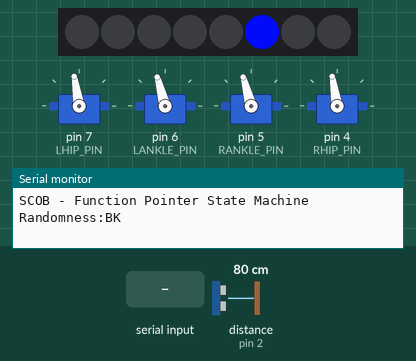
This sketch was run on a simulated Arduino Uno, built with avr-gcc and run on an emulated ATmega328P. Parts: 4 × servo, 8 RGB LEDs in strip order, left to right, the last lines printed to the serial monitor. The test bench sets the inputs (shaded band); at power-on: distance to the obstacle (sensor on pin 2) 80 cm. The echo pulse lasts 58.3 µs per cm; dim RGB values are drawn brighter than linear; random numbers use the default seed unless the sketch sets one.

Above: at 5.7 s.
5.8 s: "!\n" received over Serial
At 5.89 s:
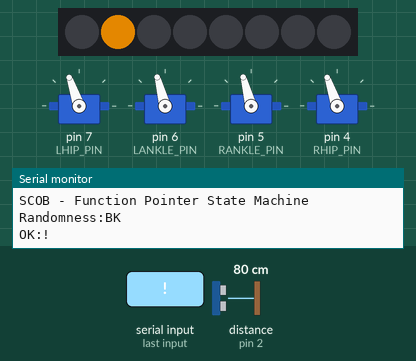
7.5 s: "BK 1\n" received over Serial
At 9.77 s:
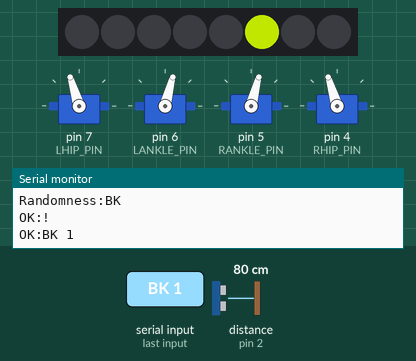
10.0 s: distance to the obstacle (sensor on pin 2) set to 2 cm
11.9 s: "BK\n" received over Serial
At 12.05 s:
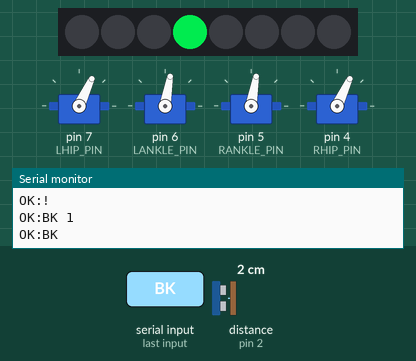
14.9 s: "BK 150\n" received over Serial
At 16.26 s:
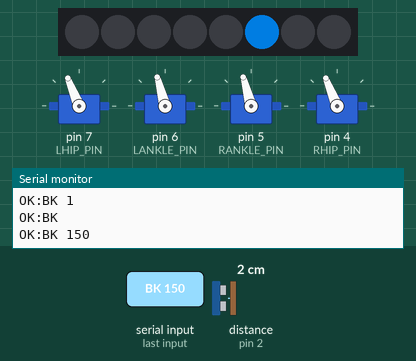
17.9 s: distance to the obstacle (sensor on pin 2) set to 120 cm
At 20.07 s:
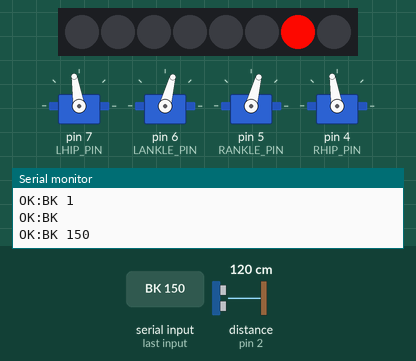
Timing chart, 0 to 25.1 s (numbered marks = the images above; inputs shaded):
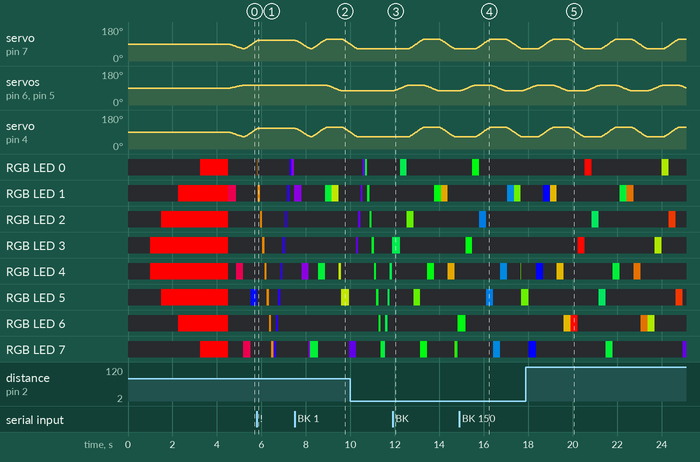

The sketch:

SCOB_fpsm.ino
```cpp
/*
  This is an attempt write a "function pointer state machine" based on the article
  here : http://hackaday.com/2015/09/04/embed-with-elliot-practical-state-machines/

  The state machine works perfectly well and is quite elegant if you hold SCOB off
  the floor and move your hand backwards and forwards in front of the sonar sensor.
  However because the sonar senor moves all over the place as SCOB moves around
  on the floow the distance readins are all over the shop and so the states don't
  really work very well...
*/

#include <EEPROM.h>
#include <Servo.h>
#include <HC_SR04.h>
#include <FastLED.h>

#include <SimpleBezier.h>
#include <ServoAnimator.h>
#include <ScobEeprom.h>
#include <CommandQueue.h>

#include "Config.h"
#include "Animations.h"
#include "Sequences.h"

ServoAnimator anim(NUM_JOINTS);
HC_SR04 sonar(TRIGGER_PIN, ECHO_PIN, ECHO_INT);
unsigned long nextSonarPing = 0;
#define SONAR_DELAY 500

CRGB leds[NUM_LEDS];   // The pixels
CRGB (&refleds)[NUM_LEDS] = leds; // refleds is a reference to the pixels
StartUpSequence seqStart(refleds);
ScannerSequence seqScanner(refleds);
RetreatSequence seqRetreat(refleds);
AdvanceSequence seqAdvance(refleds);
unsigned long sequenceTimer;

CommandQueue cmdQ(COMMAND_QUEUE_LENGTH);
String cmd;  // cmd received over serial - builds up char at a time

struct ScobState
{
  unsigned int range;
  void (*activity)(void);
  Sequence *mouthAnim;
};

ScobState state;

void setup() {
  Serial.begin(9600);
  Serial.println("SCOB - Function Pointer State Machine");

  // load servo centers from EEPROM
  ScobEeprom::loadConfig(NUM_JOINTS, servoCenters);

  // init servos
  for (uint8_t i=0; i<NUM_JOINTS; i++) {
      anim.initServo(i, servoPins[i], servoCenters[i]);
  }

  // init sonar
  sonar.begin();

  // init state
  state.range = 100;
  state.activity = activity_explore;
  state.mouthAnim = &seqScanner;

  // inital pose
  anim.setAnimation(stand);

  // Setup Neopixel library
  FastLED.addLeds<NEOPIXEL, DATA_PIN>(leds, NUM_LEDS);
  FastLED.clear();
  FastLED.show();

  // Show startup LEDS
  seqStart.runSync();
  // Start main mouth animation
  state.mouthAnim->init();
  FastLED.show();
}

void loop() {
  // keep animations running
  anim.update();

  // run LED animations
  if (millis() - sequenceTimer > state.mouthAnim->delayMs) {
    state.mouthAnim->next();
    FastLED.show();
    sequenceTimer = millis();
  }

  // keep sonar state updated
  if (nextSonarPing < millis()) {
    //Serial.println(state.range);
    sonar.start();
    nextSonarPing = millis() + SONAR_DELAY;
  } else if (sonar.isFinished()) {
    state.range = (3 * state.range + sonar.getRange()) / 4;
  }

  // Parse Logo commands from Serial
  if (Serial.available()) {
    char c = toupper(Serial.read());
    if (c == '\r' || c == '\n') {  // if found a line end
      if (cmd != "") {  // check the command isn't blank
        if (cmdQ.isFull()) {
          Serial.println("BUSY");
        } else {
          parseCommand(cmd);
          Serial.println("OK:" + cmd);
          do_commandMode();
        }

        // reset the command buffer
        cmd = "";
      }
    } else {
      cmd += c;  // append the character onto the command buffer
    }
  }

  // continue with current activity
  state.activity();
}

static void parseCommand(String c) {
    // parse and queue/insert
    uint8_t cmdType = 0xff;

    // check for urgent commands
    boolean doNow = false;
    if (c[0] == '!') {
        doNow = true;
        c = c.substring(1);
    }

    // parse the command type
    for (int i = 0; i < sizeof(anims) / sizeof(anims[0]); i++)
      if (c.startsWith(anims[i].cmd))
        cmdType = anims[i].cmdType;

    if (cmdType != 0xff) {
      // already matches an animation
    } else if (c.startsWith("BK")) {
        cmdType = CMD_BK;
    }

    // give up if command not recognised
    if (cmdType == 0xff) return;

    // lose the command name, keep the parameters
    int sp = c.indexOf(' ');
    if (sp > -1) {
        c = c.substring(sp+1);
    } else {
        c = "";
    }

    // insert/queue the command
    if (doNow) {
        anim.stop();  // stop the bot
        cmdQ.insert(c, cmdType);  // insert the new command at the head of the command queue
    } else {
        cmdQ.enqueue(c, cmdType);
    }
}

static void doCommand(COMMAND *c)
{
    if (c == NULL) return;

    // Parse out parameter values
    int sp = c->cmd.indexOf(' ');
    float f1 = 0;
    float f2 = 0;
    if (sp > -1) {
        f1 = c->cmd.substring(0,sp).toFloat();
        f2 = c->cmd.substring(sp+1).toFloat();
    } else {
        f1 = c->cmd.toFloat();
    }

    // Handle the animation commands that can be "auto" processed
    if (c->cmdType <= MAX_ANIM_CMD) {
      for (int i = 0; i < sizeof(anims) / sizeof(anims[0]); i++) {
        if (anims[i].cmdType == c->cmdType) {
          anim.setAnimation(anims[i]);
          anim.setRepeatCount(f1);
          return;
        }
      }
    }

    // Handle all the other commands that can't be dealt with by the "auto" process
    switch(c->cmdType) {
        case CMD_BK:
            anim.setAnimation(walkForward, true);
            anim.setRepeatCount(f1);
            break;
    }
}

void do_commandMode()
{
  if (state.activity != activity_commandMode) {
    anim.stop();
    state.activity = activity_commandMode;
    state.mouthAnim = &seqScanner;
    state.mouthAnim->init();
    FastLED.show();
  }
}

void activity_commandMode() {
  static unsigned long lastCommandEnd = 0;

  // Do commands
  if (!anim.isBusy()) {
    if (lastCommandEnd == 0) lastCommandEnd = millis();

    if (!cmdQ.isEmpty()) {
      // next command
      doCommand(cmdQ.dequeue());
      lastCommandEnd = 0;
    }
    else if (millis() - lastCommandEnd > 10000) {
      // exit command mode after 10s of no more commands
      do_explore();
    }
  }
}

#define DIST_TOO_CLOSE        10
#define DIST_CLOSE_ENOUGH     12
#define DIST_INTERESTING      20
#define DIST_NOTHING_TO_SEE   40

void do_explore()
{
  anim.stop();
  state.activity = activity_explore;
  state.mouthAnim = &seqScanner;
  state.mouthAnim->init();
  FastLED.show();
}

// Randomly move around until we detect something
void activity_explore()
{
  // Make some moves
  if (!anim.isBusy()) {
    int r = random(-10, MAX_ANIM_CMD);
    Serial.print("Randomness:");
    anim.setSpeed(1);
    if (r < -5) {
      anim.setAnimation(walkForward);
      Serial.println("FD");
    } else if (r < 0) {
      anim.setAnimation(walkForward, true);
      Serial.println("BK");
    } else {
      anim.setAnimation(anims[r]);
      Serial.println(anims[r].cmd);
    }
  }

  // Check state and possibly take action
  if (state.range > DIST_INTERESTING && state.range < DIST_NOTHING_TO_SEE) {
    Serial.println("That looks interesting...");
    do_advance();
  } else if (state.range < DIST_TOO_CLOSE) {
    Serial.println("Whoa, too close!");
    do_retreat();
  }
}

void do_advance()
{
  anim.stop();
  state.activity = activity_advance;
  state.mouthAnim = &seqAdvance;
  state.mouthAnim->init();
  FastLED.show();
}

void activity_advance()
{
  static int movesMade;

  // Make some moves
  if (!anim.isBusy()) {
    anim.setSpeed(1);
    anim.setAnimation(walkForward);
    movesMade++;
  }

  // Check state and possibly take action
  if (movesMade > 1) {
    if (state.range > DIST_TOO_CLOSE && state.range < DIST_CLOSE_ENOUGH) {
      Serial.println("Found you!");
      movesMade = 0;
      do_explore();
    } else if (state.range > DIST_NOTHING_TO_SEE) {
      Serial.println("Where'd you go?");
      movesMade = 0;
      do_explore();
    }
  }
  if (state.range < DIST_TOO_CLOSE) {
    Serial.println("Whoa, too close!");
    movesMade = 0;
    do_retreat();
  }
}

void do_retreat()
{
  state.activity = activity_retreat;
  anim.stop();
  state.mouthAnim = &seqRetreat;
  state.mouthAnim->init();
  FastLED.show();
}

void activity_retreat()
{
  static int movesMade;

  // Make some moves
  if (!anim.isBusy()) {
    anim.setSpeed(2);
    anim.setAnimation(walkForward, true); // reverse!
    movesMade++;
  }

  // Check state and possible take action
  if (movesMade > 4) {
    if (state.range > DIST_NOTHING_TO_SEE) {
      Serial.println("Safe now");
      movesMade = 0;
      do_explore();
    }
  }
}
```

Animations.h
```cpp
// Motion patterns - joint angles relative to center
const byte standKeyFrames[1][NUM_JOINTS] = {
  {0, 0, 0, 0}
};
const unsigned long standDurations[1] = {1000};
ANIMATION stand {
  "ST", CMD_ST, 1, (byte *) &standKeyFrames, (unsigned long*)&standDurations
};

const byte walkForwardKeyframes[4][NUM_JOINTS] = {
  {-25,-15,-15,-25},
  {25,-15,-15,25},
  {25,15,15,25},
  {-25,15,15,-25}
};
const unsigned long walkForwardDurations[4] = {700,700,700,700};
ANIMATION walkForward {
  "FD", CMD_FD, 4, (byte *) &walkForwardKeyframes, (unsigned long*)&walkForwardDurations
};

const byte turnLeftKeyframes[8][NUM_JOINTS] = {
  {0, -15, -15, 0},
  {30, -15, -15, 0},
  {30, 15, 15, 0},
  {30, 15, 15, 25},
  {0, 15, 15, 25},
  {0, -15, -15, 25},
  {0, -15, -15, 0},
  {0, 0, 0, 0}
};
const unsigned long turnLeftDurations[8] = {400,400,400,400,400,400,400,400};
ANIMATION turnLeft {
  "LT", CMD_LT, 8, (byte *) &turnLeftKeyframes, (unsigned long*)&turnLeftDurations
};

const byte turnRightKeyframes[8][NUM_JOINTS] = {
  {0, -15, -15, 0},
  {0, -15, -15, 30},
  {0, 15, 15, 30},
  {25, 15, 15, 30},
  {25, 15, 15, 0},
  {25, -15, -15, 0},
  {0, -15, -15, 0},
  {0, 0, 0, 0}
};
const unsigned long turnRightDurations[8] = {400,400,400,400,400,400,400,400};
ANIMATION turnRight {
  "RT", CMD_RT, 8, (byte *) &turnRightKeyframes, (unsigned long*)&turnRightDurations
};

const byte footTapKeyframes[2][NUM_JOINTS] = {
  {0, -25, 5, 0},
  {0 ,0 ,0, 0}
};
const unsigned long footTapDurations[2] = {400, 250};
ANIMATION footTap {
  "FT", CMD_FT, 2, (byte *) &footTapKeyframes, (unsigned long*)&footTapDurations
};

ANIMATION tipToes {
  "TT",
  CMD_TT,
  1,
  (byte *)new byte[2][NUM_JOINTS]
  {
    {0, 59, -59, 0},
    {0, 60, -60, 0}
  },
  new unsigned long[2]{500, 2000}
};

// Interactive state - used when adjusting joint parameters via serial interface
byte interactiveKeyFrames[1][NUM_JOINTS] = {
  {0, 0, 0, 0}
};
unsigned long interactiveDurations[1] = {1000};
ANIMATION interactive {
  "", 0xff, 1, (byte *) &interactiveKeyFrames, (unsigned long*)&interactiveDurations
};

ANIMATION lookLeft {
  "LL",
  CMD_LL,
  5,
  (byte *)new byte[5][NUM_JOINTS] {
    {0,0,0,0},
    {0,-20,-20,0},
    {35,-20,-20,0},
    {0,-20,-20,0},
    {0,0,0,0}
  },
  new unsigned long[5]{600,600,1000,600,600}
};


ANIMATION lookRight {
  "LR",
  CMD_LR,
  5,
  (byte *)new byte[5][NUM_JOINTS] {
    {0,0,0,0},
    {0,20,20,0},
    {0,20,20,-35},
    {0,20,20,0},
    {0,0,0,0}
  },
  new unsigned long[5]{600,600,1000,600,600}
};

ANIMATION tapFoot {
  "TF",
  CMD_TF,
  7,
  (byte *)new byte[7][NUM_JOINTS] {
    {0, -20, 0, 0},
    {0, -20, -55, 0},
    {0, -20, 0, 0},
    {0, -20, -55, 0},
    {0, -20, 0, 0},
    {0, -20, -55, 0},
    {0, 0, 0, 0}
  },
  new unsigned long[7]{1000, 300, 1000, 300, 1000, 300, 1000}
};

/*
ANIMATION sideShuffle {
  "SS",
  CMD_SS,
  2,
  (byte *)new byte[2][NUM_JOINTS] {
    {0,20,20,0},
    {0,-30,-30,0}
  },
  new unsigned long[2]{200,200}
};
*/

/*

ANIMATION wiggleIt {
  8,
  (byte *)new byte[8][NUM_JOINTS] {
    {30,0,0,30},
    {-31,0,0,-30},
    {30,0,0,30},
    {-31,0,0,-30},
    {30,0,0,30},
    {-31,0,0,-30},
    {30,0,0,30},
    {-31,0,0,-30}
  },
  new unsigned long[8]{200,200,200,200,200,200,200,200}
};

*/

ANIMATION anims[MAX_ANIM_CMD] = { stand, walkForward, turnLeft, turnRight, footTap, tipToes, lookLeft, lookRight, tapFoot };
```

Sequences.cpp
```cpp
#include <Arduino.h>
#include <FastLED.h>
#include "Sequences.h"


Sequence::Sequence(CRGB(&refleds)[NUM_LEDS]) {
	strip = &refleds;
}

void Sequence::init() {
	delayMs = 1000;
	finished = false;
}

void Sequence::runSync() {
	init();
	FastLED.show();
	delay(delayMs);

	while (!finished) {
		next();
		FastLED.show();
		delay(delayMs);
	}
}

void Sequence::off() {
	for (int i = 0; i<NUM_LEDS; i++) {
		(*strip)[i].r = 0;
		(*strip)[i].g = 0;
		(*strip)[i].b = 0;
	}
}


StartUpSequence::StartUpSequence(CRGB(&refleds)[NUM_LEDS]) : Sequence(refleds) {}

void StartUpSequence::init() {
	Sequence::init();
	step = 0;
	off();
}

void StartUpSequence::next() {
	if (step == 4) return;

	((*strip)[3 - step]).r = 255;
	((*strip)[4 + step]).r = 255;

	delayMs = 500 + step * 250;

	step++;
	if (step == 4)
		finished = true;
}

ScannerSequence::ScannerSequence(CRGB(&refleds)[NUM_LEDS]) : Sequence(refleds) {}

void ScannerSequence::init() {
	Sequence::init();
	pos = 0;
	dir = 1;
	hue = random(0, 255);
	delayMs = 100;
	off();
	(*strip)[pos] = CHSV(hue, 255, 255);
}

void ScannerSequence::next() {
	(*strip)[pos] = CRGB(0, 0, 0);
	pos += dir;
	if (pos == NUM_LEDS || pos == -1) {
		dir = -dir;
		pos += dir;
		hue = random(0, 255);
	}
	(*strip)[pos] = CHSV(hue, 255, 255);
}


RetreatSequence::RetreatSequence(CRGB(&refleds)[NUM_LEDS]) : Sequence(refleds) {}

void RetreatSequence::init() {
  Sequence::init();
  sat = 0;
  delayMs = 50;
  off();
}

void RetreatSequence::next() {
  sat += 10;
  if (sat > 255) sat = 0;
  for (int i=0; i<NUM_LEDS; i++)
    (*strip)[i].r = sat;
}

AdvanceSequence::AdvanceSequence(CRGB(&refleds)[NUM_LEDS]) : Sequence(refleds) {}

void AdvanceSequence::init() {
  Sequence::init();
  step = 0;
  delayMs = 100;
  off();
}

void AdvanceSequence::next() {
  off();
  (*strip)[3-step].g = 255;
  (*strip)[3+step].g = 255;
  step++;
  if (step == 4)
    step = 0;
}
```

Sequences.h
```cpp
#ifndef SEQUENCES_H
#define SEQUENCES_H

#include <Arduino.h>
#include <FastLED.h>

#define NUM_LEDS 8

class Sequence
{
public:
	Sequence(CRGB(&refleds)[NUM_LEDS]);

	CRGB(*strip)[NUM_LEDS];

	virtual void init();
	virtual void next() = 0;
	int delayMs;
	bool finished;

	void runSync();

protected:
	void off();
};

class StartUpSequence : public Sequence
{
public:
	StartUpSequence(CRGB(&refleds)[NUM_LEDS]);

	void init();
	void next();

private:
	int step;
};

class ScannerSequence : public Sequence
{
public:
	ScannerSequence(CRGB(&refleds)[NUM_LEDS]);

	void init();
	void next();

private:
	int8_t pos;
	int8_t dir;

	uint8_t hue;
};

class RetreatSequence : public Sequence
{
public:
  RetreatSequence(CRGB(&refleds)[NUM_LEDS]);

  void init();
  void next();

private:
  uint8_t sat;
};

class AdvanceSequence : public Sequence
{
public:
  AdvanceSequence(CRGB(&refleds)[NUM_LEDS]);

  void init();
  void next();

private:
  uint8_t step;
};

#endif
```

Config.h
```cpp
#ifndef CONFIG_H
#define CONFIG_H

// Number of servo joints
#define NUM_JOINTS 4

// Pins
#define TRIGGER_PIN  3
#define ECHO_PIN     2
#define ECHO_INT     0

#define LHIP_PIN     7
#define LANKLE_PIN   6
#define RANKLE_PIN   5
#define RHIP_PIN     4

// Fast LED Neopixel
#define DATA_PIN 12

// pin references
uint8_t servoPins[NUM_JOINTS] = {LHIP_PIN, LANKLE_PIN, RANKLE_PIN, RHIP_PIN};

// default centers - will be overwritten from EEPROM once calibrated
uint8_t servoCenters[NUM_JOINTS] = {90,90,90,90};

#define COMMAND_QUEUE_LENGTH 15

// Commands
#define MAX_ANIM_CMD 9

#define CMD_FD 0  // forward
#define CMD_BK 1  // backward
#define CMD_LT 2  // turn left
#define CMD_RT 3  // turn right
#define CMD_ST 4  // stop
#define CMD_FT 5  // tap foot
#define CMD_TT 6  // tip toes (balerina)
#define CMD_LL 7  // look left
#define CMD_LR 8  // look right
#define CMD_TF 9  // Tap foot

#endif
```

Measured:
- after the input at 7.5 s, servo on pin 6 (LANKLE_PIN), servo on pin 5 (RANKLE_PIN): moves from 105° to 75° over 0.66 s, starting after 1.4 s
- after the input at 11.9 s, servo on pin 7 (LHIP_PIN), servo on pin 4 (RHIP_PIN): rises from 65° to 115° in 0.66 s, then falls to 65° in 1.4 s; servo on pin 6 (LANKLE_PIN), servo on pin 5 (RANKLE_PIN): rises from 75° to 105° in 0.66 s, then falls to 75° in 1.4 s
- after the input at 14.9 s, servo on pin 7 (LHIP_PIN), servo on pin 4 (RHIP_PIN): rises from 65° to 115° in 0.67 s, then falls to 65° in 1.4 s
